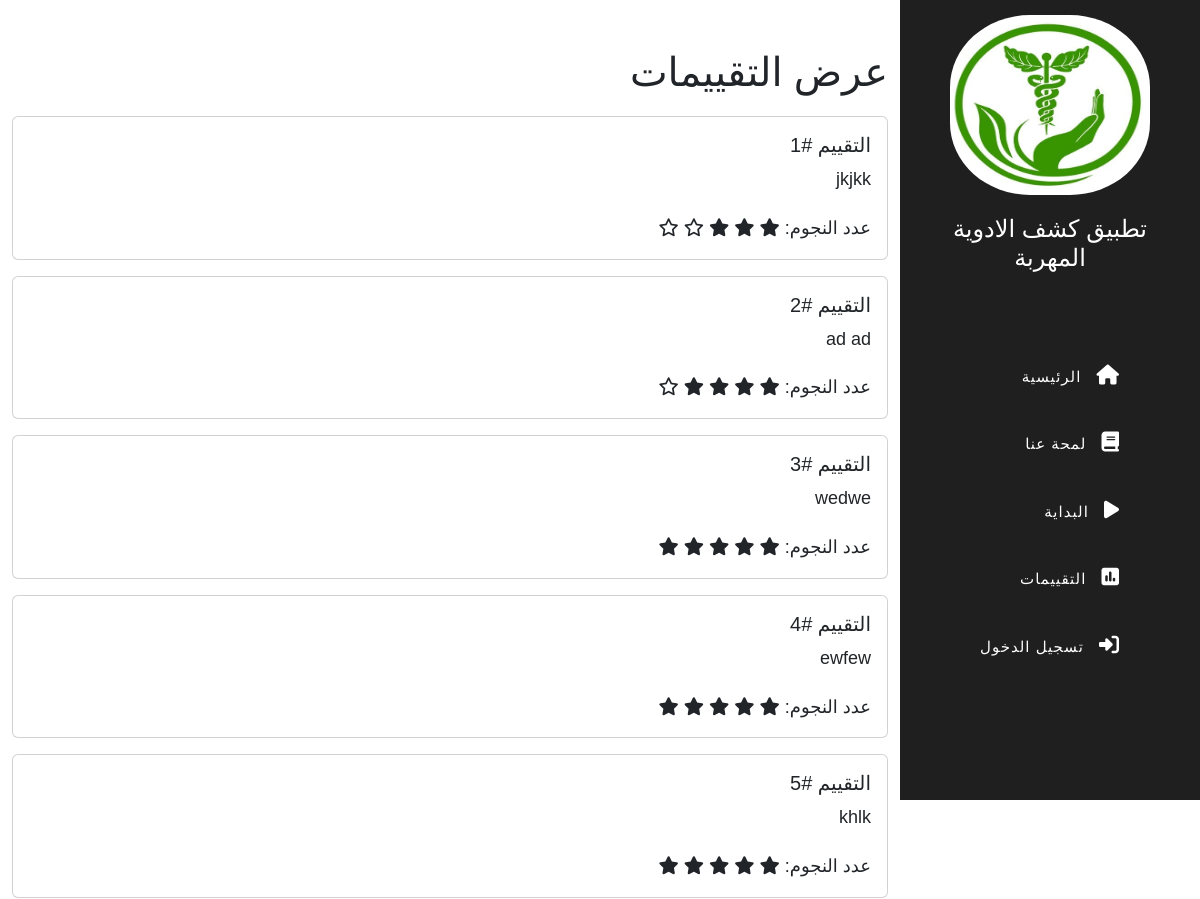
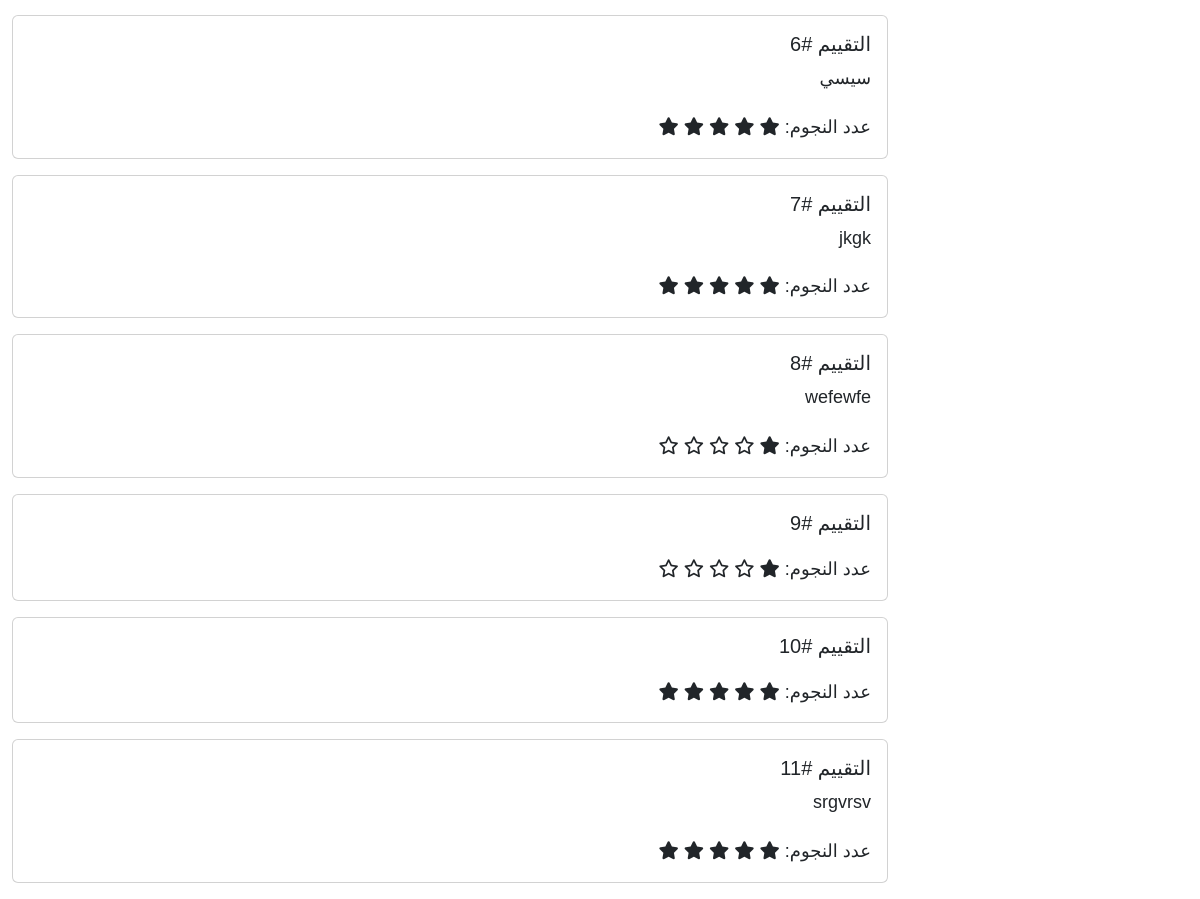
Page /Review on the committed database (2 pictures, top to bottom).
### pages/models.py (models this page shows)
class Rating(models.Model):
    id = models.AutoField(primary_key=True)
    user = models.ForeignKey(User, on_delete=models.CASCADE, related_name='ratings')
    stars = models.IntegerField()
    comment = models.TextField()

### pages/views.py (the view)
# urls.py: path('Review',views.Review,name='Review'),
def Review(request):
    rating = models.Rating.objects.all()
    return render(request,'pages/Review.html', {'ratings': rating})

### templates/pages/Review.html
{% extends 'layout.html' %}
{% block content %}
  <div class="container mt-5">
    <h1>عرض التقييمات</h1>
    {% for rating in ratings %}
      <div class="card mt-3 mb-3">
        <div class="card-body">
          <h5 class="card-title">التقييم #{{ forloop.counter }}</h5>
          <p class="card-text">{{ rating.comment }}</p>
          <p class="card-text">
            عدد النجوم:
            {% for star in '12345' %}
              {% if forloop.counter <= rating.stars %}
                <i class="fas fa-star"></i>
              {% else %}
                <i class="far fa-star"></i>
              {% endif %}
            {% endfor %}
          </p>
        </div>
      </div>
    {% endfor %}
  </div>
{% endblock %}

### templates/layout.html (shortened to what this page needs)
<!DOCTYPE html>
<html lang="en">
  <head>
    {% include 'header.html' %}
  </head>
  <body id="body">
    <header>
      <div class="profile">
        <img src="../static/image/design/logo.jpg" alt="" />
        <h4>تطبيق كشف الادوية المهربة</h4>
      </div>
      <nav>
        <ul>
          <li>
            <a href="{% url 'index' %}"><i class="fa-solid fa-house"></i> الرئيسية</a>
          </li>
          <li>
            <a href="{% url 'about_us' %}"><i class="fa-solid fa-book"></i> لمحة عنا</a>
          </li>
          <li>
            <a href="{% url 'start' %}"><i class="fa-solid fa-play"></i> البداية</a>
          </li>
          <li>
            <a href="{% url 'Review' %}"><i class="fa-solid fa-square-poll-vertical"></i> التقييمات</a>
          </li>
          {% if user.is_authenticated %}
            <li>
              <a href="{% url 'logout' %}"><i class="fas fa-sign-out-alt"></i> تسجيل الخروج</a>
            </li>
          {% else %}
            <li>
              <a href="{% url 'login' %}"><i class="fas fa-sign-in-alt"></i> تسجيل الدخول</a>
            </li>
          {% endif %}
        </ul>
      </nav>
    </header>
    <main>
      {% block content %}
      {% endblock %}
    </main>
  </body>
</html>

### templates/header.html (shortened to what this page needs)
{% load static %}
<link rel="stylesheet" href="{% static 'css/normalize.css' %}" />
<link rel="stylesheet" href="{% static 'css/bootstrap.min.css' %}" />
<link rel="stylesheet" href="{% static 'css/style.css' %}" />
<link rel="stylesheet" href="{% static 'css/all.min.css' %}" />
<link rel="stylesheet" href="{% static 'css/toastr.css' %}">

### templates/footer.html (shortened to what this page needs)
{% load static %}

### project/static/css/style.css (style rules this page uses)
* { -webkit-box-sizing: border-box; -moz-box-sizing: border-box; box-sizing: border-box; padding: 0; margin: 0; }
html { scroll-behavior: smooth; }
body { font-family: "Work Sans", sans-serif; direction: rtl; }
ul { list-style: none; }
a { text-decoration: none; }
:root { --maincolor: #77e23e; --subcolor: #201f1f; }
header { height: 100vh; width: 300px; padding: 5px 30px; background-color: var(--subcolor); overflow-y: auto; position: fixed; right: 0; top: 0; bottom: 0; transition: 0.4s; z-index: 44000; overflow: hidden; }
header .profile { text-align: center; margin: 10px 0; }
header .profile img { width: 200px; height: 180px; border-radius: 40%; }
header .profile h4 { margin-top: 20px; margin-bottom: 60px; color: white; font-weight: 120; }
header nav ul { position: absolute; width: 100%; }
header nav ul li { position: relative; width: 100%; margin: 20px 0; border-top-right-radius: 30px; border-bottom-right-radius: 30px; margin-right: 40px; }
header nav ul li a { display: inline-block; padding: 4px 10px; margin: 8px 0; color: white; font-weight: 400; font-size: 15px; letter-spacing: 1px; }
header nav ul li a i { margin-left: 10px; font-size: 20px; transition: 0.5s; }
main { margin-right: 300px; transition: 0.5s; }
h1 { margin-bottom: 20px; }
p { font-size: 18px; line-height: 1.6; margin-bottom: 20px; }

### rows in the picture
Rating: comment "jkjkk", stars 3 (drawn)
Rating: comment "ad ad", stars 4 (drawn)
Rating: comment "wedwe", stars 5 (drawn)
Rating: comment "ewfew", stars 5 (drawn)
Rating: comment "khlk", stars 5 (drawn)
Rating: comment "سيسي", stars 5 (drawn)
Rating: comment "jkgk", stars 5 (drawn)
Rating: comment "wefewfe", stars 1 (drawn)
Rating: stars 1 (drawn)
Rating: stars 5 (drawn)
Rating: comment "srgvrsv", stars 5 (drawn)
